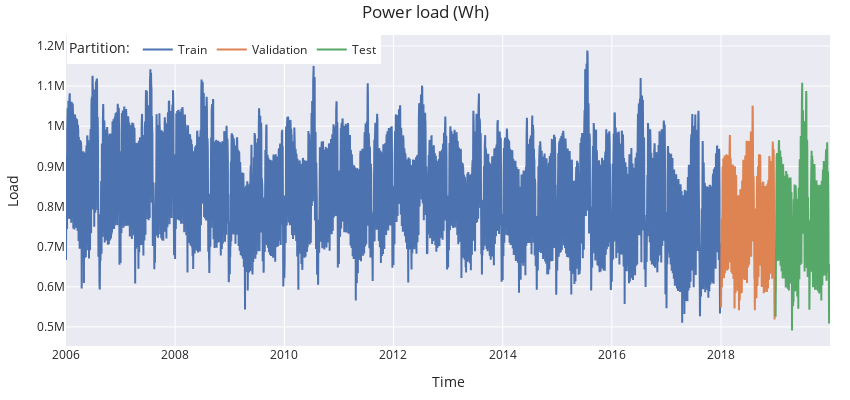

Notebook source saved alongside this figure:
### Code cell
# Interactive plot of time series
# ==============================================================================
fig = go.Figure()
fig.add_trace(go.Scatter(x=data_train.index, y=data_train['Load'], mode='lines', name='Train'))
fig.add_trace(go.Scatter(x=data_val.index, y=data_val['Load'], mode='lines', name='Validation'))
fig.add_trace(go.Scatter(x=data_test.index, y=data_test['Load'], mode='lines', name='Test'))
fig.update_layout(
    title  = 'Power load (Wh)',
    xaxis_title="Time",
    yaxis_title="Load",
    legend_title="Partition:",
    width=850,
    height=400,
    margin=dict(l=20, r=20, t=35, b=20),
    legend=dict(
        orientation="h",
        yanchor="top",
        y=1,
        xanchor="left",
        x=0.001
    )
)
fig.show()

### Figure 1 — Plotly figure (JSON) as saved in the notebook; plotly's stock layout.template omitted (floating-point values rounded to 4 significant figures; data arrays with more than 128 entries replaced by an {"elided": "..."} marker saying what was removed)
{"data": [{"mode": "lines", "name": "Train", "type": "scatter", "x": {"elided": "4383 str values"}, "y": {"elided": "4383 float values"}}, {"mode": "lines", "name": "Validation", "type": "scatter", "x": {"elided": "365 str values"}, "y": {"elided": "365 float values"}}, {"mode": "lines", "name": "Test", "type": "scatter", "x": {"elided": "365 str values"}, "y": {"elided": "365 float values"}}], "layout": {"height": 400, "legend": {"orientation": "h", "title": {"text": "Partition:"}, "x": 0.001, "xanchor": "left", "y": 1, "yanchor": "top"}, "margin": {"b": 20, "l": 20, "r": 20, "t": 35}, "title": {"text": "Power load (Wh)"}, "width": 850, "xaxis": {"title": {"text": "Time"}}, "yaxis": {"title": {"text": "Load"}}}}
